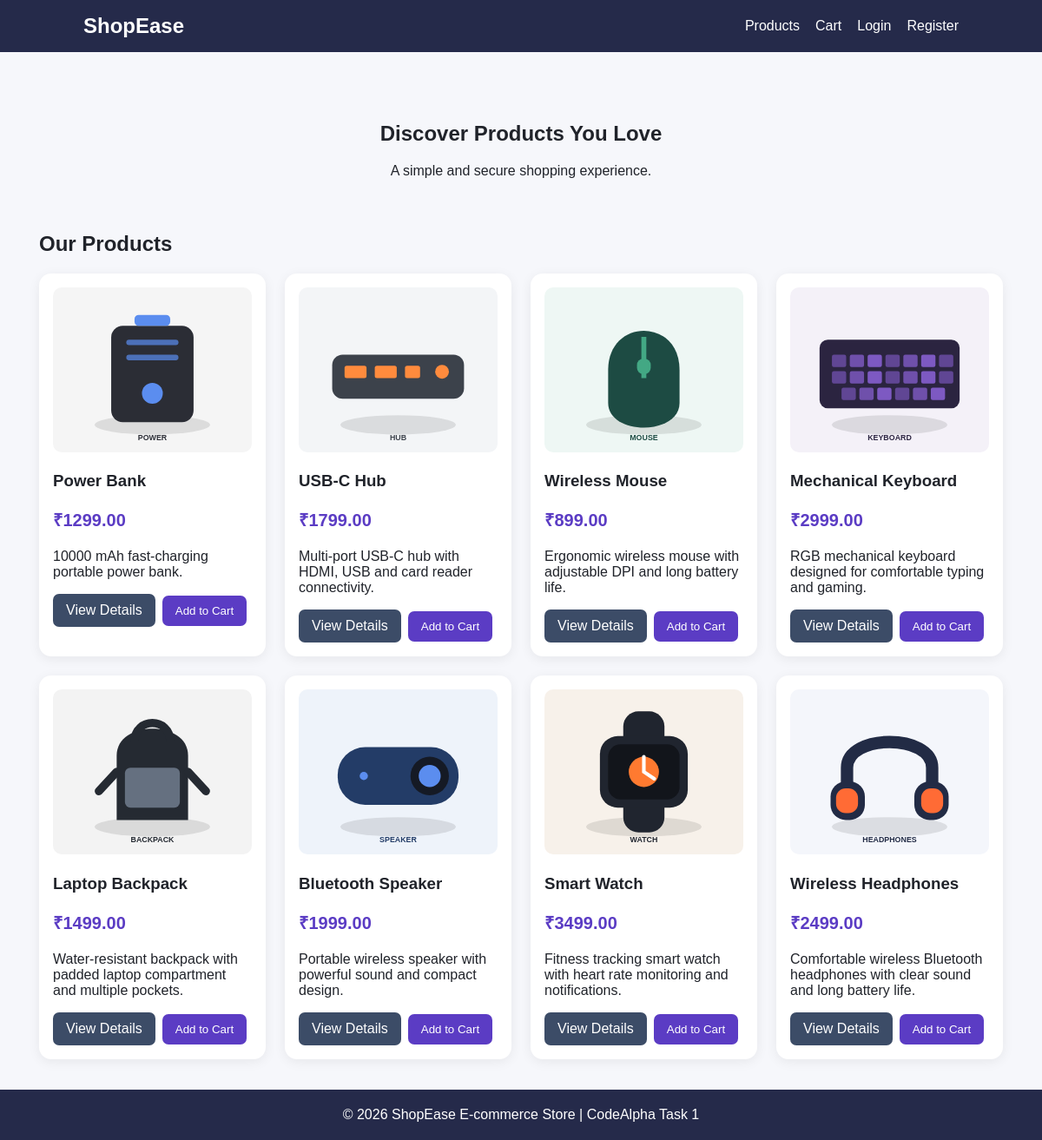
The page / on the database its author committed.
### store/models.py (models this page shows, shortened)
class Product(models.Model):
    name=models.CharField(max_length=200)
    description=models.TextField()
    price=models.DecimalField(max_digits=10, decimal_places=2)
    image=models.ImageField(upload_to='products/', blank=True, null=True)
    stock=models.PositiveIntegerField(default=0)
    created_at=models.DateTimeField(auto_now_add=True)

### store/views.py (the view)
# urls.py: path('',views.home,name='home'),path('product/<int:pk>/',views.product_detail,name='product_detail'),
def home(request):
    return render(request,'store/home.html',{'products':Product.objects.all().order_by('-created_at')})

### store/templates/store/home.html
{% extends 'store/base.html' %}{% load static %}{% block content %}<section class="hero"><h1>Discover Products You Love</h1><p>A simple and secure shopping experience.</p></section><h2>Our Products</h2><div class="grid">{% for product in products %}<article class="card">{% if product.image %}<img src="{{product.image.url}}" alt="{{product.name}}">{% else %}<img src="{% static 'images/product' %}{{ product.id }}.svg" alt="{{product.name}}">{% endif %}<h3>{{product.name}}</h3><p class="price">₹{{product.price}}</p><p>{{product.description|truncatechars:90}}</p><div class="actions"><a class="btn secondary" href="{% url 'product_detail' product.id %}">View Details</a><form method="post" action="{% url 'add_to_cart' product.id %}">{% csrf_token %}<button class="btn">Add to Cart</button></form></div></article>{% empty %}<p>No products available yet. Add products through the admin panel.</p>{% endfor %}</div>{% endblock %}

### store/templates/store/base.html (shortened to what this page needs)
{% load static %}
<!DOCTYPE html><html><head><meta charset="UTF-8"><meta name="viewport" content="width=device-width,initial-scale=1.0"><title>ShopEase</title><link rel="stylesheet" href="{% static 'css/style.css' %}"></head>
<body><nav><a class="brand" href="{% url 'home' %}">ShopEase</a><div><a href="{% url 'home' %}">Products</a><a href="{% url 'cart' %}">Cart</a>{% if user.is_authenticated %}<span>Hello, {{user.username}}</span><a href="{% url 'logout' %}">Logout</a>{% else %}<a href="{% url 'login' %}">Login</a><a href="{% url 'register' %}">Register</a>{% endif %}</div></nav>
<main>{% block content %}{% endblock %}</main><footer>© 2026 ShopEase E-commerce Store | CodeAlpha Task 1</footer></body></html>

### static/css/style.css (style rules this page uses)
* { box-sizing:border-box }
body { margin:0;font-family:Arial,sans-serif;background:#f6f7fb;color:#20232a }
nav { display:flex;justify-content:space-between;align-items:center;padding:16px 8%;background:#252a4a;color:#fff }
nav a { color:#fff;text-decoration:none;margin-left:18px }
.brand { font-size:24px;font-weight:bold;margin:0 }
main { max-width:1150px;margin:auto;padding:35px 20px;min-height:80vh }
.hero { text-align:center;padding:25px }
.grid { display:grid;grid-template-columns:repeat(auto-fit,minmax(230px,1fr));gap:22px }
.card { background:#fff;padding:16px;border-radius:14px;box-shadow:0 3px 14px #0001 }
.card img,.placeholder { width:100%;height:190px;object-fit:cover;border-radius:10px }
.price { font-size:20px;font-weight:bold;color:#5b3cc4 }
.actions { display:flex;gap:8px;align-items:center }
.btn,button { background:#5b3cc4;color:white;border:0;border-radius:7px;padding:10px 15px;cursor:pointer;text-decoration:none;display:inline-block }
.secondary { background:#3c4c67 }
footer { text-align:center;padding:20px;background:#252a4a;color:#fff }

### rows shown on the page
Product: shows a picture, name "Power Bank", price "1299.00", description "10000 mAh fast-charging portable power bank."
Product: shows a picture, name "USB-C Hub", price "1799.00", description "Multi-port USB-C hub with HDMI, USB and card reader connectivity."
Product: shows a picture, name "Wireless Mouse", price "899.00", description "Ergonomic wireless mouse with adjustable DPI and long battery life."
Product: shows a picture, name "Mechanical Keyboard", price "2999.00", description "RGB mechanical keyboard designed for comfortable typing and gaming."
Product: shows a picture, name "Laptop Backpack", price "1499.00", description "Water-resistant backpack with padded laptop compartment and multiple pockets."
Product: shows a picture, name "Bluetooth Speaker", price "1999.00", description "Portable wireless speaker with powerful sound and compact design."
Product: shows a picture, name "Smart Watch", price "3499.00", description "Fitness tracking smart watch with heart rate monitoring and notifications."
Product: shows a picture, name "Wireless Headphones", price "2499.00", description "Comfortable wireless Bluetooth headphones with clear sound and long battery life."
